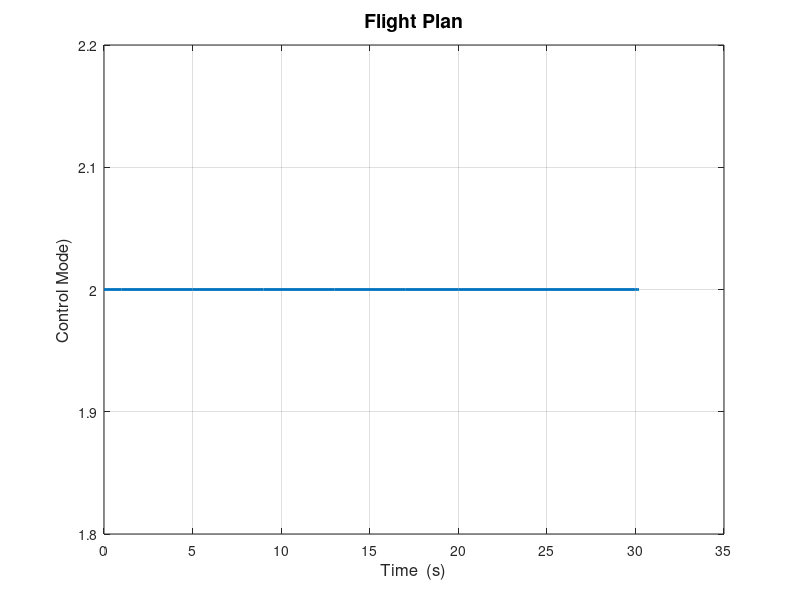

The MATLAB source for this figure: (Note: this script raises an error after producing the figure.)
%  Build_Lateral_Flight_Plan.m    Build a Flight Plan for the Lateral 
                       %  or translation part a a Mission.  This is 
                       %  the Vertical controller.  This Lateral Mission 
                       %  Plan covers both Lateral "X" velocity and Position.


clear, close all, disp(' ')

%   Mode 1 --> Lateral Velocity Mode    Translate downrange at some velocity
%                 for Mode 1 the Cmd is m/s
%   Mode 2 --> Lateral Position Mode    Move to some "XY" coordinate.  
%                 for Mode 2 the Cmd is meters
%

%  Turn "Interpolation" OFF in the "From Worksapce" Block


%  ----------------------------------------------------------------------------
%               Flight Plan 1:    Ascend  ->  Hover  -->  Land

%                        time      Mode     X Cmd   Y Cmd
% FlightPlan_Lateral = [    0          2        0       0;  
%                          30          2        0       0]; 
% 
% saveFileName = 'Lateral_Flight_Schedule_1.mat';
% disp(['  *** Saving the Lateral Flight plan to the file "' saveFileName '" '])
% save(saveFileName, "FlightPlan_Lateral")
%  ----------------------------------------------------------------------------



%  ----------------------------------------------------------------------------
% Flight Plan 2:    Ascend  
%                   Hover
%                   Translate Laterally at 2 m/s
%                   Command X position to 20 meters downrange
%                   Hover
%                   Descend & Land   (Ascent & Descent are controlled by
%                                            seperate Vertical controller)

%                        time      Mode     X Cmd   Y Cmd
% FlightPlan_Lateral = [    0          2        0       0;   % Liftoff
%                           3          2        0       0;
%                           4          2        0       0;
%                           6          1        2       0;    % Begin translation @ 2 m/s
%                          13          1        1       0;    % Slow down
%                          17          1        0       0;    % Slow down
%                          18          2        20      0;    % Hover
%                          30          2        20      0];   % Hover & Descend

%                       time       Mode     X Cmd   Y Cmd
FlightPlan_Lateral = [    0          2        0       0;   % Liftoff
                          1          2        0       0;
                          5          2        10      0;
                          9          2        10      0;    % Begin translation @ 2 m/s
                         13          2        10      0;    % Slow down
                         17          2        10      0;    % Slow down
                         20          2        10      0;    % Hover
                         30          2        10      0;
                         30.1        2        10      0;   % Not Used - Here to allow for a bigger Table size
                         30.2        2        10      0];  % Not Used - Included to match "Port dimensions" in the Inport


saveFileName = 'Lateral_Flight_Schedule_10m.mat';
disp(['  *** Saving the Lateral Flight plan to the file "' saveFileName '" '])
save(saveFileName, "FlightPlan_Lateral")
%  ----------------------------------------------------------------------------




%%  Plotting
figure(5), clf
stairs(FlightPlan_Lateral(:,1), FlightPlan_Lateral(:,2), 'LineWidth',2)
   grid
       ylabel ('Control Mode)', 'FontSize',12)
       xlabel ('Time  (s)', 'FontSize',12)
       title('Flight Plan', 'FontSize',14)
clear gS
gS{1} = 'Lateral Mode 1 --> Lateral Velocity Control';
gS{2} = 'Lateral Mode 2 --> Position Hold (Hover)';
% gS{3} = 'Mode 3 --> Downrange Position';
% gS{4} = 'Mode 4 --> Downrange Velocity';
% gS{5} = 'Mode 5 --> Yaw Position';
% gS{6} = 'Mode 8 --> Land Now';
% gS{7} = 'Mode 9 --> Shut Down Center Engine';
% gS{8} = 'Mode 10 --> Cut All Power';

   bkColor = [1 1 0.96];
   txtColor = [0.1  0.1  0.85]; % Blue
   add_text(0.35, 0.75, gS, bkColor,txtColor)
